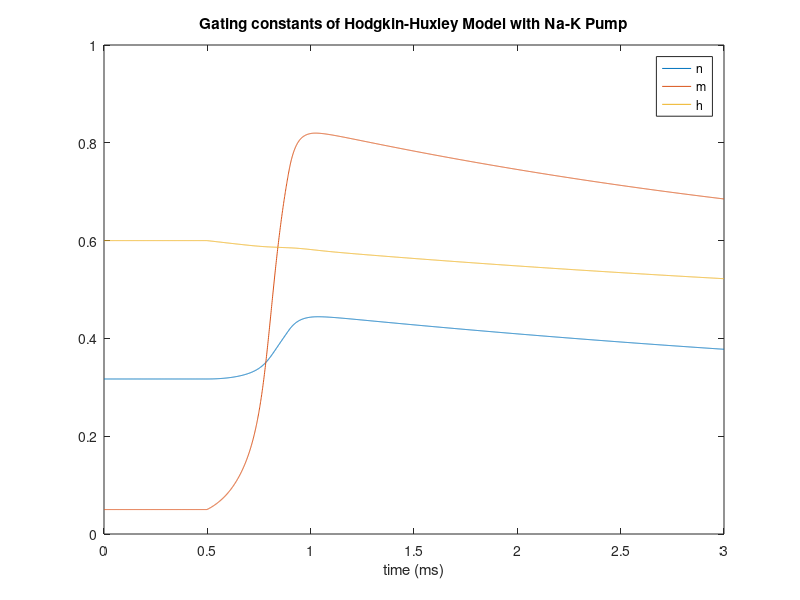
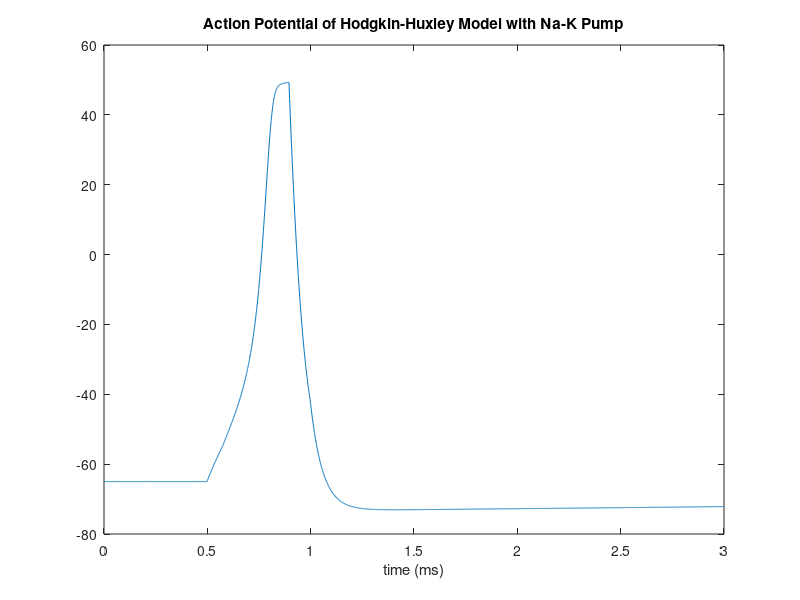

Write MATLAB code to recreate these figures, in order.
% HW 3 Exercise 2
% Sophia Szady and MJ Pennington
% 11/12/23

% Declaring variables for the simulation of the model
capacitance = 0.1; % ability to hold charge
I_ext = 15; % external current
init_n = 0.317; % potassium activation gating variable
init_m = 0.05; % sodium activation gating variable
init_h = 0.6; % sodium inactivation gating variable
gk = 36; % maximum potassium (K) conductance
gna = 120; % maximum sodium (Na) conductance
gl = 0.3; % maximum leakage conductance

init_V = -65; % voltage in mV
Vl = -54.4; % displacement from the equilibrium potential for leakage
Vk = -75; % displacement from the equilibrium potential for potassium
Vna = 50; % displacement from the equilibrium potential for sodium

% gate thresholds in mV
na_open = -55; % the sodium gate opens at this value
na_close = 49.3; % the sodium gate closes at this value
k_open = 49.3; % the potassium gate opens at this value
k_close = -74; % the potassium gate closes at this value

% opening rate constant for potassium activation
alpha_n = @(V,n,m,h) (0.01*(V+55))/(1-(exp(-(V+55)/10)));
% opening rate constant for sodium activation
alpha_m = @(V,n,m,h) (0.1*(V+40))/(1-(exp(-(V+40)/10)));
% opening rate constant for sodium inactivation
alpha_h = @(V,n,m,h) 0.07*exp(-((V+65)/20));
% closing rate constant for potassium activation
beta_n = @(V,n,m,h) 0.125*exp(-((V+65)/80));
% closing rate constant for sodium activation
beta_m = @(V,n,m,h) 4*exp(-((V+65)/18));
% closing rate constant for sodium inactivation
beta_h = @(V,n,m,h) 1/((exp(-(V+35)/10)+1));

time_step = 0.001; % in ms
simulation_length = 3; % length of the simulation in ms
ext_time = 0.5; % time when external current is applied
ext_length = 0.5; % time of external current being applied
total_steps = simulation_length/time_step; % 
null_steps = ext_time/time_step; % time step when external current is applied
step_off = (null_steps) + (ext_length/time_step); % the step number when the 
% applied current stops

% binary constants for potassium (k) and sodium (na) that coincide with the
% voltage gating, starting vals are 0 because the gates are closed at the
% beginning of the simulation
open_val_k = 0;
open_val_na = 0;

% anonymous functions that represent the potassium (Ik), sodium (Ina), and
% leakage (Il) currents 
% open_k and open_na are used to indicate when the gate is open, as the 
% whole term will be multiplied by 0 when the gate is closed and 1 when the
% gate is open
Ik = @(V,n,m,h,open_k) open_k*gk*(n^4)*(V-Vk); 
Ina = @(V,n,m,h,open_na) open_na*gna*(m^3)*h*(V-Vna);
Il = @(V,n,m,h) gl*(V-Vl);
Ip = gl* (init_V-Vl);

% arrays for the action potential (V), potassium activation gating variable
% (n), sodium activation gating variable (m), and the sodium inactivation
% gating variable (h), for each time step in the simulation
V_vals = zeros(total_steps,1);
n_vals = zeros(total_steps,1);
m_vals = zeros(total_steps,1);
h_vals = zeros(total_steps,1);

% a loop setting all the values before the external current is applied to
% be the initial values
for i = 1:null_steps
    V_vals(i) = init_V;
    n_vals(i) = init_n;
    m_vals(i) = init_m;
    h_vals(i) = init_h;
end

% anonymous functions for the rates of change of the action potential (V),
% potassium activation gating variable (n), sodium activation gating 
% variable (m), and the sodium inactivation gating variable (h) 

% These functions use other anonymous functions, including the ones for 
% current, opening rate constant, and closing rate constant
dvdt = @(I_ext,V,n,m,h,open_k,open_na) (I_ext-Ik(V,n,m,h,open_k)...
    -Ina(V,n,m,h,open_na)-(Il(V,n,m,h)-Ip))/capacitance;
dndt = @(V,n,m,h) (alpha_n(V,n,m,h) * (1-n)) - (beta_n(V,n,m,h)*n);
dmdt = @(V,n,m,h) (alpha_m(V,n,m,h) * (1-m)) - (beta_n(V,n,m,h)*m);
dhdt = @(V,n,m,h) (alpha_h(V,n,m,h) * (1-h)) - (beta_n(V,n,m,h)*h);

% running the simulation from when the external current is applied to the
% end of the simulation 
for i = null_steps:total_steps+1
    % when the external current is stopped the value of the external 
    % current is 0
    if i >= step_off 
        I_ext = 0;
    end
    % when the voltage reaches -55 mV, the sodium gate opens, symbolized by
    % the open_val_na switching from 0 to 1
    if V_vals(i-1) >= na_open && open_val_k == 0
        open_val_na = 1;
    end
    % when the voltage reaches 49.3 mV, the sodium gate closes and 
    % the potassium gate opens, symbolized by the open_val_na switching 
    % from 1 to 0 and the open_val_k switching from 0 to 1
    if V_vals(i-1) >= na_close
        open_val_na = 0;
        open_val_k = 1;
    end
    % when the voltage reaches -77 mV, the potassium gate closes, 
    % symbolized by the open_val_na switching from 1 to 0
    if V_vals(i-1) <= k_close
        open_val_k = 0;
    end
    % Delta 1 uses euler's method to calculate the change in action 
    % potential and gating variables at the given time step
    deltaV_1 = dvdt(I_ext,V_vals(i-1),n_vals(i-1),m_vals(i-1),h_vals(i-1), ...
        open_val_k, open_val_na)* time_step; 
    deltan_1 = dndt(V_vals(i-1),n_vals(i-1),m_vals(i-1),h_vals(i-1))* ...
    time_step; 
    deltam_1 = dmdt(V_vals(i-1),n_vals(i-1),m_vals(i-1),h_vals(i-1))* ...
        time_step;
    deltah_1 = dhdt(V_vals(i-1),n_vals(i-1),m_vals(i-1),h_vals(i-1))* ...
        time_step;
    % Delta 2 estimates halfway between the previous time step and the
    % current time step using delta 1
    deltaV_2 = dvdt(I_ext,V_vals(i-1)+(deltaV_1*0.5),n_vals(i-1)+(deltan_1*0.5), ...
        m_vals(i-1)+(deltam_1*0.5),h_vals(i-1)+(deltah_1*0.5), open_val_k, ...
        open_val_na)* time_step; 
    deltan_2 = dndt(V_vals(i-1)+(deltaV_1*0.5),n_vals(i-1)+(deltan_1*0.5), ...
        m_vals(i-1)+(deltam_1*0.5),h_vals(i-1)+(deltah_1*0.5))* time_step; 
    deltam_2 = dmdt(V_vals(i-1)+(deltaV_1*0.5),n_vals(i-1)+(deltan_1*0.5), ...
        m_vals(i-1)+(deltam_1*0.5),h_vals(i-1)+(deltah_1*0.5))* time_step;
    deltah_2 = dhdt(V_vals(i-1)+(deltaV_1*0.5),n_vals(i-1)+(deltan_1*0.5),...
        m_vals(i-1)+(deltam_1*0.5),h_vals(i-1)+(deltah_1*0.5))* time_step;
    % Delta 3 estimates halfway between the previous time step and the
    % current time step using delta 2
    deltaV_3 = dvdt(I_ext,V_vals(i-1)+(deltaV_2*0.5),n_vals(i-1)+(deltan_2*0.5), ...
        m_vals(i-1)+(deltam_2*0.5),h_vals(i-1)+(deltah_2*0.5),open_val_k, ...
        open_val_na)* time_step; 
    deltan_3 = dndt(V_vals(i-1)+(deltaV_2*0.5),n_vals(i-1)+(deltan_2*0.5), ...
        m_vals(i-1)+(deltam_2*0.5),h_vals(i-1)+(deltah_2*0.5))* time_step; 
    deltam_3 = dmdt(V_vals(i-1)+(deltaV_2*0.5),n_vals(i-1)+(deltan_2*0.5), ...
        m_vals(i-1)+(deltam_2*0.5),h_vals(i-1)+(deltah_2*0.5))* time_step;
    deltah_3 = dhdt(V_vals(i-1)+(deltaV_2*0.5),n_vals(i-1)+(deltan_2*0.5),...
        m_vals(i-1)+(deltam_2*0.5),h_vals(i-1)+(deltah_2*0.5))* time_step;
    % Delta 4 estimates the change in action potential and gating variables 
    % using delta 3 
    deltaV_4 = dvdt(I_ext,V_vals(i-1)+deltaV_3,n_vals(i-1)+deltan_3, ...
        m_vals(i-1)+deltam_3,h_vals(i-1)+deltah_3,open_val_k, open_val_na)* ...
        time_step; 
    deltan_4 = dndt(V_vals(i-1)+deltaV_3,n_vals(i-1)+deltan_3, ...
        m_vals(i-1)+deltam_3,h_vals(i-1)+deltah_3)* time_step; 
    deltam_4 = dmdt(V_vals(i-1)+deltaV_3,n_vals(i-1)+deltan_3, ...
        m_vals(i-1)+deltam_3,h_vals(i-1)+deltah_3)* time_step;
    deltah_4 = dhdt(V_vals(i-1)+deltaV_3,n_vals(i-1)+deltan_3,...
        m_vals(i-1)+deltam_3,h_vals(i-1)+deltah_3)* time_step;
    % a weighted average is calculated that places more weight on delta 2
    % and delta 3 to calculate the estimated change in action potential and
    % gating variables
    delta_V = (deltaV_1 + (2*deltaV_2) + (2*deltaV_3) + deltaV_4)/6; 
    delta_n = (deltan_1 + (2*deltan_2) + (2*deltan_3) + deltan_4)/6;
    delta_m = (deltam_1 + (2*deltam_2) + (2*deltam_3) + deltam_4)/6;
    delta_h = (deltah_1 + (2*deltah_2) + (2*deltah_3) + deltah_4)/6;
    % the estimated change is added to the previous value of action 
    % potential and gating variables 
    V_vals(i) = V_vals(i-1) + delta_V;
    n_vals(i) = n_vals(i-1) + delta_n;
    m_vals(i) = m_vals(i-1) + delta_m;
    h_vals(i) = h_vals(i-1) + delta_h;
end

% graphing the gating variables with respect to time
figure
plot(0:time_step:simulation_length,n_vals, 0:time_step:simulation_length,...
    m_vals,0:time_step:simulation_length,h_vals)
xlabel("time (ms)")
legend("n","m","h")
title("Gating constants of Hodgkin-Huxley Model with Na-K Pump")

% graphing the action potential with respect to time
figure
plot(0:time_step:simulation_length, V_vals)
xlabel("time (ms)")
title("Action Potential of Hodgkin-Huxley Model with Na-K Pump")
